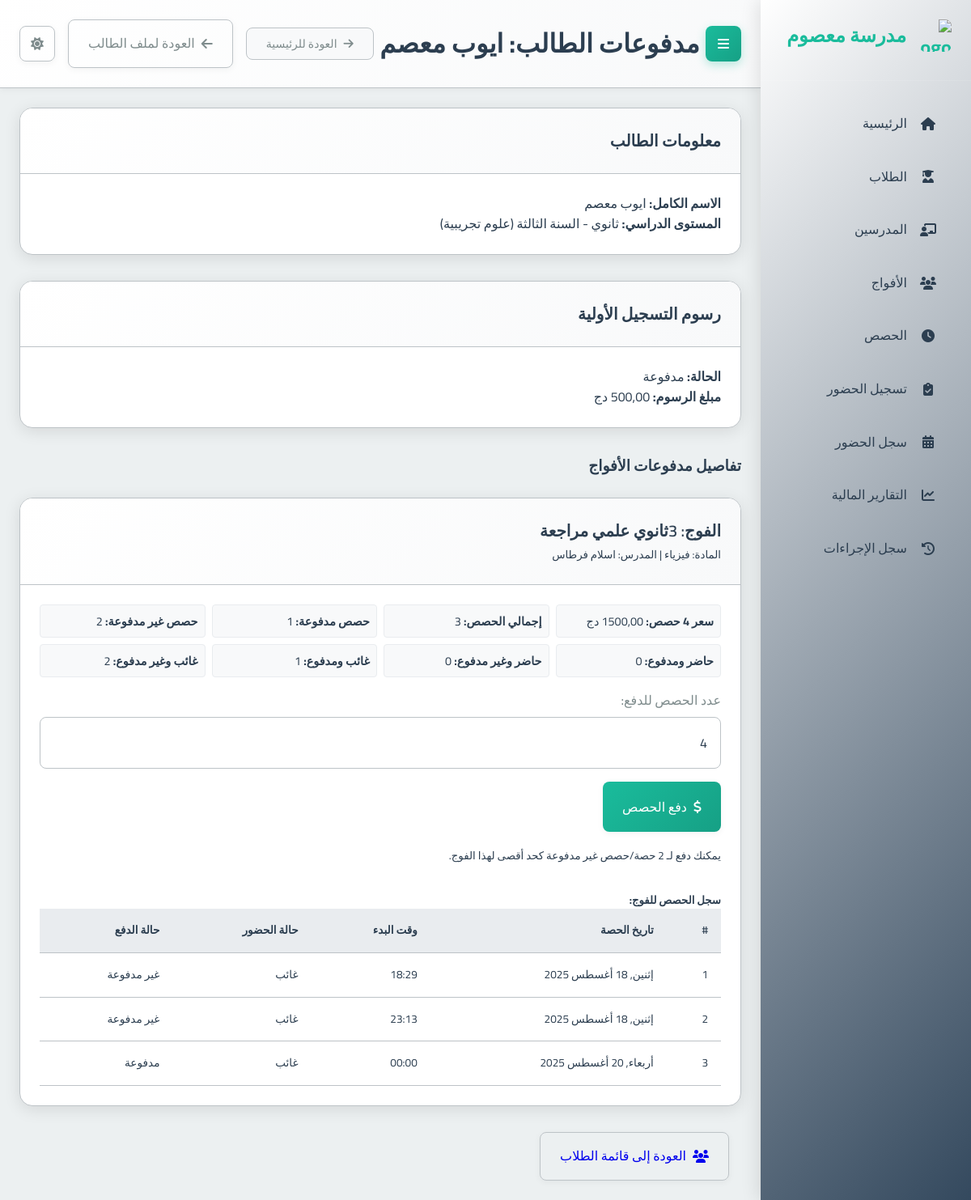
/payments/student/1/, run on the app's committed database.
### school_app/models.py (models this page shows, shortened)
class Student(models.Model):
    full_name = models.CharField(max_length=201, verbose_name="الاسم الكامل")
    phone_number = models.CharField(max_length=20, unique=True, verbose_name="رقم هاتف الطالب")
    guardian_phone = models.CharField(max_length=20, verbose_name="رقم هاتف الولي")
    birth_day = models.IntegerField(verbose_name="يوم الميلاد")
    birth_month = models.IntegerField(verbose_name="شهر الميلاد")
    birth_year = models.IntegerField(verbose_name="سنة الميلاد")
    academic_level = models.ForeignKey(AcademicLevel, on_delete=models.PROTECT, verbose_name="المستوى الدراسي")
    registration_fee_paid = models.BooleanField(default=False, verbose_name="رسوم التسجيل مدفوعة")
    card_number = models.CharField(max_length=20, unique=True, blank=True, null=True, verbose_name="رقم البطاقة")
    prepaid_balance = models.DecimalField(max_digits=10, decimal_places=2, default=Decimal('0.00'), verbose_name="رصيد مدفوع مقدماً")
    created_at = models.DateTimeField(auto_now_add=True, verbose_name="تاريخ الإنشاء")
    class Meta:
        verbose_name = "طالب"
        verbose_name_plural = "الطلاب"

class AcademicLevel(models.Model):
    name = models.CharField(max_length=100, verbose_name="الاسم")
    category = models.CharField(max_length=50, choices=[
        ('PRIMARY', 'ابتدائي'),
        ('MIDDLE', 'متوسط'),
        ('HIGH', 'ثانوي')
    ], verbose_name="الفئة")
    class Meta:
        verbose_name = "المستوى الدراسي"
        verbose_name_plural = "المستويات الدراسية"

class Attendance(models.Model):
    student = models.ForeignKey(Student, on_delete=models.CASCADE, verbose_name="الطالب")
    session = models.ForeignKey(Session, on_delete=models.CASCADE, verbose_name="الحصة")
    present = models.BooleanField(default=True, verbose_name="حاضر")
    student_paid_for_session = models.BooleanField(default=False, verbose_name="الطالب دفع للحصة")
    student_absent_and_forced_paid = models.BooleanField(default=False, verbose_name="الطالب غائب والدفع إجباري")
    excused_absence = models.BooleanField(default=False, verbose_name="غياب مبرر") # New field for excused/not counted absences
    created_at = models.DateTimeField(auto_now_add=True, verbose_name="تاريخ التسجيل")
    class Meta:
        unique_together = ('student', 'session')
        verbose_name = "سجل حضور"
        verbose_name_plural = "سجلات الحضور"

class Group(models.Model):
    name = models.CharField(max_length=100, verbose_name="اسم الفوج")
    subject = models.ForeignKey(Subject, on_delete=models.PROTECT, verbose_name="المادة")
    teacher = models.ForeignKey(Teacher, on_delete=models.CASCADE, verbose_name="المدرس")
    academic_levels = models.ManyToManyField(AcademicLevel, verbose_name="المستويات الدراسية المتوافقة")
    price_per_4_sessions = models.DecimalField(max_digits=10, decimal_places=2, verbose_name="السعر لكل 4 حصص")
    session_day = models.IntegerField(choices=[
        (0, 'الاثنين'),
        (1, 'الثلاثاء'),
        (2, 'الأربعاء'),
        (3, 'الخميس'),
        (4, 'الجمعة'),
        (5, 'السبت'),
        (6, 'الأحد')
    ], verbose_name="يوم الحصة")
    session_start_time = models.TimeField(verbose_name="وقت بداية الحصة")
    session_duration = models.DecimalField(max_digits=4, decimal_places=2, default=1.5, verbose_name="مدة الحصة (ساعات)")
    students = models.ManyToManyField(Student, through='StudentGroup', blank=True, verbose_name="الطلاب المسجلون")
    created_at = models.DateTimeField(auto_now_add=True, verbose_name="تاريخ الإنشاء")
    is_continuous = models.BooleanField(default=False, verbose_name="فوج مستمر (تُنشأ الحصص أسبوعياً تلقائياً)")
    created_sessions_until = models.DateField(null=True, blank=True, verbose_name="تم إنشاء الحصص حتى تاريخ")
    class Meta:
        verbose_name = "فوج"
        verbose_name_plural = "الأفواج"

class Subject(models.Model):
    name = models.CharField(max_length=100, verbose_name="اسم المادة")
    class Meta:
        verbose_name = "مادة دراسية"
        verbose_name_plural = "المواد الدراسية"

class Teacher(models.Model):
    full_name = models.CharField(max_length=201, verbose_name="الاسم الكامل")
    phone_number = models.CharField(max_length=20, unique=True, verbose_name="رقم الهاتف")
    subject = models.ForeignKey(Subject, on_delete=models.PROTECT, verbose_name="المادة الأساسية")
    created_at = models.DateTimeField(auto_now_add=True, verbose_name="تاريخ الإنشاء")
    class Meta:
        verbose_name = "مدرس"
        verbose_name_plural = "المدرسون"

class Session(models.Model):
    group = models.ForeignKey(Group, on_delete=models.CASCADE, related_name='sessions', verbose_name="الفوج")
    date = models.DateField(verbose_name="التاريخ")
    start_time = models.TimeField(verbose_name="وقت البدء")
    duration = models.DecimalField(max_digits=4, decimal_places=2, verbose_name="المدة (ساعات)")
    teacher_attended = models.BooleanField(default=True, verbose_name="حضور المدرس")
    teacher_compensated = models.BooleanField(default=False, verbose_name="تم تعويض المدرس") # New field
    created_at = models.DateTimeField(auto_now_add=True, verbose_name="تاريخ الإنشاء")
    class Meta:
        verbose_name = "حصة"
        verbose_name_plural = "الحصص"

### school_app/views.py (the view, shortened to what this page needs)
# urls.py: path('payments/student/<int:student_id>/', views.student_payment, name='student_payment'),
def student_payment(request, student_id):
    student = get_object_or_404(Student, id=student_id)
    page_title = f"مدفوعات الطالب: {student.full_name}"
    payment_info_by_group = []
    enrolled_groups = student.group_set.all().prefetch_related(
        'sessions__attendance_set', # Prefetch attendance for each session
        'subject',
        'teacher'
    )
    for group in enrolled_groups:
        group_sessions_qs = group.sessions.all().order_by('date', 'start_time')
        group_total_sessions_count = group_sessions_qs.count()
        group_paid_sessions_count = 0
        group_unpaid_sessions_count = 0 # Specifically sessions that have an attendance record and are unpaid OR no attendance record yet
        group_attended_and_paid_count = 0
        group_attended_not_paid_count = 0
        group_absent_but_paid_count = 0
        group_absent_not_paid_count = 0 # Includes sessions with no attendance record yet (assumed absent, not paid)
        session_payment_details_list = []
        for session_obj in group_sessions_qs:
            current_session_attendance = None
            for att_record in session_obj.attendance_set.all(): # Iterate through prefetched attendance
                if att_record.student_id == student.id:
                    current_session_attendance = att_record
                    break
            is_present = False
            is_paid = False
            attendance_status_display = "لم يحضر/يسجل" # Default if no attendance record
            payment_status_display = "غير مدفوعة"   # Default if no attendance record
            if current_session_attendance:
                is_present = current_session_attendance.present
                is_paid = current_session_attendance.student_paid_for_session
                attendance_status_display = "حاضر" if is_present else "غائب"
                payment_status_display = "مدفوعة" if is_paid else "غير مدفوعة"
                if is_paid:
                    group_paid_sessions_count += 1
                    if is_present:
                        group_attended_and_paid_count += 1
                    else:
                        group_absent_but_paid_count += 1
                else: # Not paid (but attendance record exists)
                    group_unpaid_sessions_count += 1
                    if is_present:
                        group_attended_not_paid_count += 1
                    else:
                        group_absent_not_paid_count += 1
            else: # No attendance record for this student and session
                group_unpaid_sessions_count += 1 # Count as unpaid
                group_absent_not_paid_count += 1 # And absent
            session_payment_details_list.append({
                'id': session_obj.id,
                'date': session_obj.date,
                'start_time': session_obj.start_time.strftime("%H:%M"),
                'attendance_status': attendance_status_display,
                'payment_status': payment_status_display,
                'is_paid': is_paid,
            })
        payment_info_by_group.append({
            'group_id': group.id,
            'group_name': group.name,
            'subject_name': group.subject.name,
            'teacher_name': group.teacher.full_name,
            'price_per_4_sessions': group.price_per_4_sessions,
            'total_sessions_in_group': group_total_sessions_count,
            'paid_session_count': group_paid_sessions_count,
            'unpaid_session_count': group_unpaid_sessions_count,
            'attended_not_paid_count': group_attended_not_paid_count,
            'attended_and_paid_count': group_attended_and_paid_count,
            'absent_but_paid_count': group_absent_but_paid_count,
            'absent_not_paid_count': group_absent_not_paid_count,
            'session_details': session_payment_details_list,
        })
    context = {
        'student': student,
        'payment_info_by_group': payment_info_by_group,
        'registration_fee_paid': student.registration_fee_paid,
        'REGISTRATION_FEE_AMOUNT': REGISTRATION_FEE_AMOUNT,
        'page_title': page_title
    }
    return render(request, 'school_app/student_payment.html', context)

### templates/school_app/student_payment.html (shortened to what this page needs)
{% extends "base.html" %}
{% block page_title %}{{ page_title }}{% endblock %}
{% block header_actions %}
  <a href="{% url 'student_detail' student.id %}" class="btn btn-outline-secondary">
    <i class="fas fa-arrow-left"></i> العودة لملف الطالب
  </a>
{% endblock %}
{% block content %}
<div class="container-fluid">
  <div class="card mb-4">
    <div class="card-header">
      <h3 class="card-title">معلومات الطالب</h3>
    </div>
    <div class="card-body">
      <p><strong>الاسم الكامل:</strong> {{ student.full_name }}</p>
      <p><strong>المستوى الدراسي:</strong> {{ student.academic_level.get_category_display }} - {{ student.academic_level.name }}</p>
    </div>
  </div>
  <div class="card mb-4">
    <div class="card-header">
      <h3 class="card-title">رسوم التسجيل الأولية</h3>
    </div>
    <div class="card-body">
      <p><strong>الحالة:</strong>
        {% if student.registration_fee_paid %}
          <span class="badge badge-success p-2">مدفوعة</span>
        {% else %}
          <span class="badge badge-danger p-2">غير مدفوعة</span>
        {% endif %}
      </p>
      <p><strong>مبلغ الرسوم:</strong> {{ REGISTRATION_FEE_AMOUNT|floatformat:2 }} دج</p>
    </div>
  </div>
  {% if payment_info_by_group %}
    <h3 class="mb-3">تفاصيل مدفوعات الأفواج</h3>
    {% for group_info in payment_info_by_group %}
      <div class="card mb-4">
        <div class="card-header bg-light">
          <h4 class="card-title mb-0">الفوج: {{ group_info.group_name }}</h4>
          <small class="text-muted">المادة: {{ group_info.subject_name }} | المدرس: {{ group_info.teacher_name }}</small>
        </div>
        <div class="card-body">
          <div class="payment-summary-grid mb-3">
              <div><strong>سعر 4 حصص:</strong> {{ group_info.price_per_4_sessions|floatformat:2 }} دج</div>
              <div><strong>إجمالي الحصص:</strong> {{ group_info.total_sessions_in_group }}</div>
              <div><strong>حصص مدفوعة:</strong> <span class="text-success font-weight-bold">{{ group_info.paid_session_count }}</span></div>
              <div><strong>حصص غير مدفوعة:</strong> <span class="text-danger font-weight-bold">{{ group_info.unpaid_session_count }}</span></div>
              <div><strong>حاضر ومدفوع:</strong> {{ group_info.attended_and_paid_count }}</div>
              <div><strong>حاضر وغير مدفوع:</strong> <span class="text-warning">{{ group_info.attended_not_paid_count }}</span></div>
              <div><strong>غائب ومدفوع:</strong> {{ group_info.absent_but_paid_count }}</div>
              <div><strong>غائب وغير مدفوع:</strong> {{ group_info.absent_not_paid_count }}</div>
          </div>
          {% if group_info.unpaid_session_count > 0 %}
          <form method="post" action="{% url 'student_payment' student.id %}" class="border p-3 rounded bg-white shadow-sm mb-3">
            <div class="form-row align-items-end">
              <div class="col-md-4 col-sm-6 mb-2">
                <label for="sessions_to_pay_{{ group_info.group_id }}">عدد الحصص للدفع:</label>
                <input type="number" class="form-control" id="sessions_to_pay_{{ group_info.group_id }}" name="sessions_to_pay" value="4" min="1" max="{{ group_info.unpaid_session_count }}">
              </div>
              <div class="col-md-auto col-sm-6 mb-2">
                <button type="submit" class="btn btn-primary btn-block">
                  <i class="fas fa-dollar-sign"></i> دفع الحصص
                </button>
              </div>
            </div>
            <small class="form-text text-muted">يمكنك دفع لـ {{ group_info.unpaid_session_count }} حصة/حصص غير مدفوعة كحد أقصى لهذا الفوج.</small>
          </form>
          {% else %}
            <p class="alert alert-success"><i class="fas fa-check-circle"></i> جميع الحصص المجدولة لهذا الفوج مدفوعة.</p>
          {% endif %}
          <h5 class="mt-4">سجل الحصص للفوج:</h5>
          <div class="table-responsive">
            <table class="table table-sm table-bordered table-hover" style="font-size: 0.85rem;">
              <thead class="thead-light">
                <tr>
                  <th>#</th>
                  <th>تاريخ الحصة</th>
                  <th>وقت البدء</th>
                  <th>حالة الحضور</th>
                  <th>حالة الدفع</th>
                </tr>
              </thead>
              <tbody>
                {% for session_detail in group_info.session_details %}
                  <tr class="{% if not session_detail.is_paid %}table-warning{% elif session_detail.attendance_status == 'غائب' and session_detail.is_paid %}table-info{% endif %}">
                    <td>{{ forloop.counter }}</td>
                    <td>{{ session_detail.date|date:"D, d M Y" }}</td>
                    <td>{{ session_detail.start_time }}</td>
                    <td>
                      {% if session_detail.attendance_status == "حاضر" %}
                        <span class="badge badge-success">{{ session_detail.attendance_status }}</span>
                      {% elif session_detail.attendance_status == "غائب" %}
                        <span class="badge badge-danger">{{ session_detail.attendance_status }}</span>
                      {% else %}
                        <span class="badge badge-secondary">{{ session_detail.attendance_status }}</span>
                      {% endif %}
                    </td>
                    <td>
                      {% if session_detail.is_paid %}
                        <span class="badge badge-success">مدفوعة</span>
                      {% else %}
                        <span class="badge badge-warning">غير مدفوعة</span>
                      {% endif %}
                    </td>
                  </tr>
                {% empty %}
                  <tr>
                    <td colspan="5" class="text-center text-muted">لا توجد حصص مجدولة لهذا الفوج بعد.</td>
                  </tr>
                {% endfor %}
              </tbody>
            </table>
          </div>
        </div>
      </div>
    {% endfor %}
  {% else %}
    <p class="text-center text-muted lead mt-4">الطالب غير مسجل في أي فوج حالياً.</p>
  {% endif %}
  <div class="mt-4">
      <a href="{% url 'student_list' %}" class="btn btn-secondary">
        <i class="fas fa-users"></i> العودة إلى قائمة الطلاب
      </a>
  </div>
</div>
{% endblock %}

### data on the page
Student: full_name "ايوب معصم", academic_level.category "ثانوي", academic_level.name "السنة الثالثة (علوم تجريبية)"
Attendance: group_name "3ثانوي علمي مراجعة", subject_name "فيزياء", teacher_name "اسلام فرطاس", total_sessions_in_group "3", paid_session_count "1", unpaid_session_count "2", attended_and_paid_count "0", attended_not_paid_count "0", absent_but_paid_count "1", absent_not_paid_count "2", start_time "18:29" "23:13" "00:00", attendance_status "غائب" "غائب" "غائب"
Session: date "إثنين, 18 أغسطس 2025"
Session: date "إثنين, 18 أغسطس 2025"
Session: date "أربعاء, 20 أغسطس 2025"

### other printed values
{{ page_title }} "مدفوعات الطالب: ايوب معصم"
